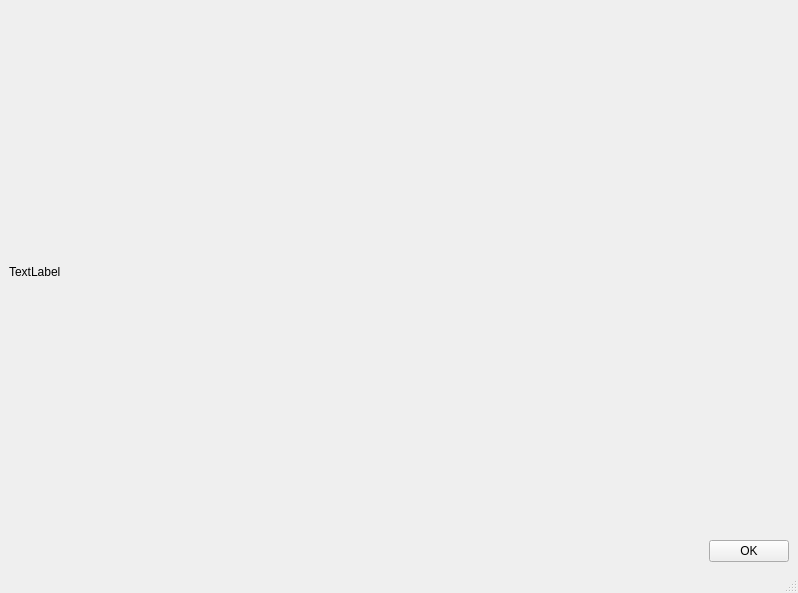
<?xml version="1.0" encoding="UTF-8"?>
<ui version="4.0">
 <class>MainWindow</class>
 <widget class="QMainWindow" name="MainWindow">
  <property name="geometry">
   <rect>
    <x>0</x>
    <y>0</y>
    <width>798</width>
    <height>593</height>
   </rect>
  </property>
  <property name="windowTitle">
   <string>MainWindow</string>
  </property>
  <widget class="QWidget" name="centralwidget">
   <layout class="QVBoxLayout" name="verticalLayout">
    <item>
     <spacer name="verticalSpacer_2">
      <property name="orientation">
       <enum>Qt::Vertical</enum>
      </property>
      <property name="sizeHint" stdset="0">
       <size>
        <width>20</width>
        <height>40</height>
       </size>
      </property>
     </spacer>
    </item>
    <item>
     <widget class="QLabel" name="label">
      <property name="text">
       <string>TextLabel</string>
      </property>
     </widget>
    </item>
    <item>
     <spacer name="verticalSpacer">
      <property name="orientation">
       <enum>Qt::Vertical</enum>
      </property>
      <property name="sizeHint" stdset="0">
       <size>
        <width>20</width>
        <height>40</height>
       </size>
      </property>
     </spacer>
    </item>
    <item>
     <layout class="QHBoxLayout" name="horizontalLayout">
      <item>
       <spacer name="horizontalSpacer">
        <property name="orientation">
         <enum>Qt::Horizontal</enum>
        </property>
        <property name="sizeHint" stdset="0">
         <size>
          <width>40</width>
          <height>20</height>
         </size>
        </property>
       </spacer>
      </item>
      <item>
       <widget class="QPushButton" name="pushButton">
        <property name="text">
         <string>OK</string>
        </property>
       </widget>
      </item>
     </layout>
    </item>
   </layout>
  </widget>
  <widget class="QMenuBar" name="menubar">
   <property name="geometry">
    <rect>
     <x>0</x>
     <y>0</y>
     <width>798</width>
     <height>18</height>
    </rect>
   </property>
  </widget>
  <widget class="QStatusBar" name="statusbar"/>
 </widget>
 <resources/>
 <connections/>
</ui>
